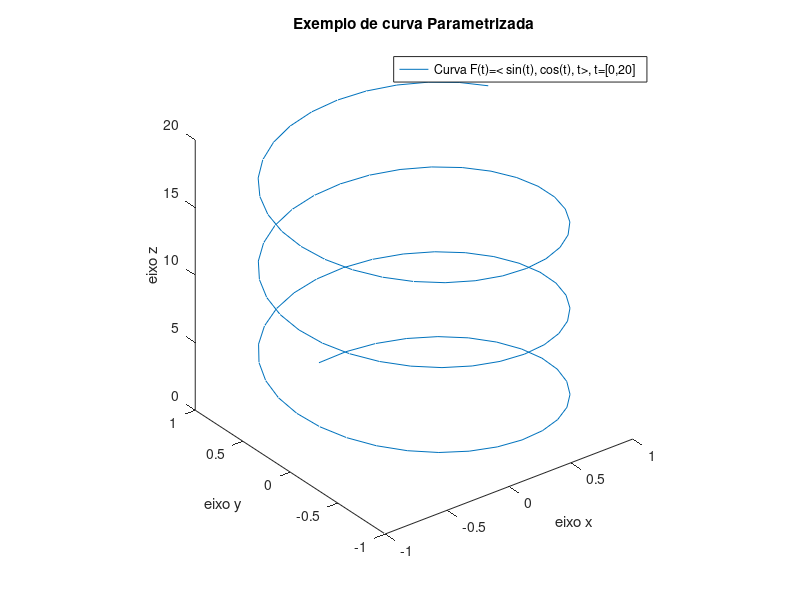

This figure's MATLAB source:
t = linspace(0,20,100);
plot3(sin(t),cos(t),t)
xlabel('sin(t)')
ylabel('cos(t)')
zlabel('t')
axis square
xlabel('eixo x');
ylabel('eixo y');
zlabel ('eixo z')
title('Exemplo de curva Parametrizada');
legend('Curva F(t)=< sin(t), cos(t), t>, t=[0,20]');
